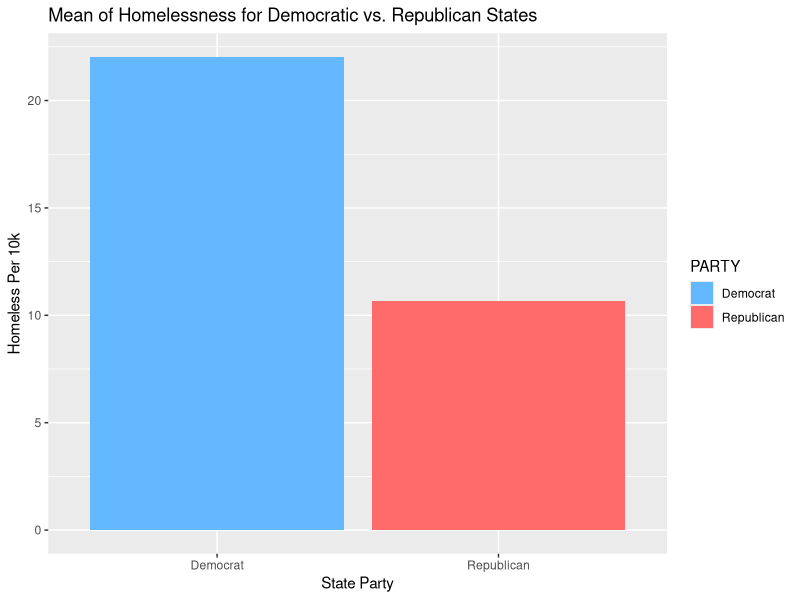
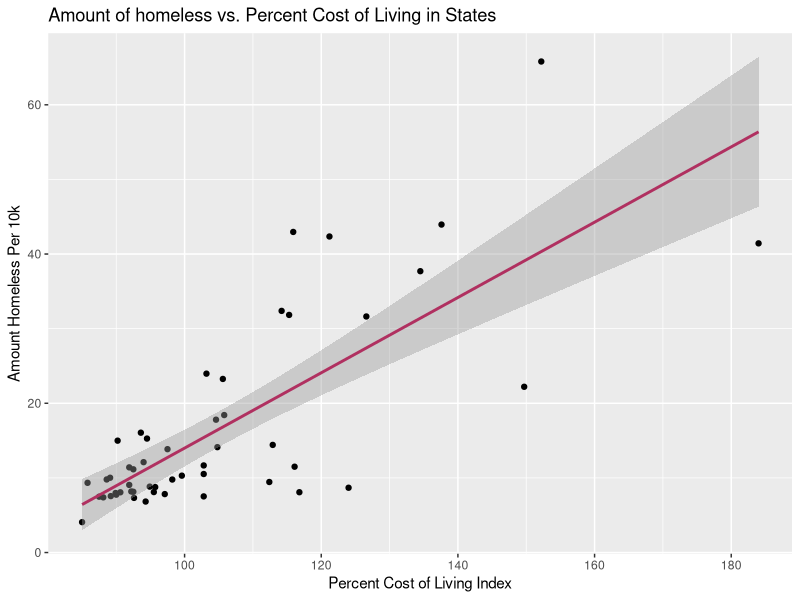
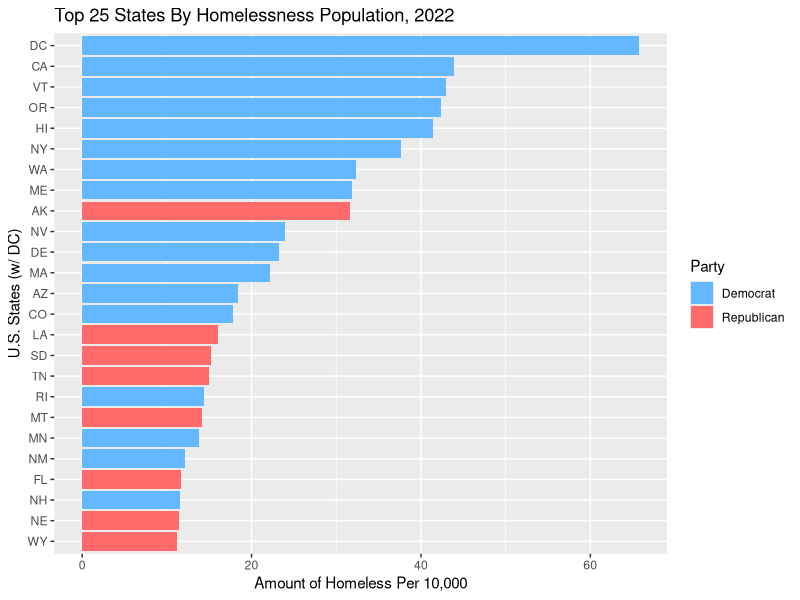

Write the R code that produced these figures, in order.
## ---- chunk 1
library(tidyverse)
library(readxl)
library(ggplot2)
## ---- chunk 2
homeless <- read_xlsx("data/20230919-DATA-SOURCES.xlsx")
homeless
## ---- chunk 3
head(homeless)
## ---- chunk 4
homeless1 <- homeless |>
  mutate(PARTY = if_else(PARTY == 1, "Republican", "Democrat")) |>
  group_by(PARTY) |>
  summarize(mean_homeless = mean(HOMELESSNESS))
homeless1

knitr::kable(homeless1, digits = 3, col.names = c("State Party", "Mean Homeless Per 10k"))
## ---- chunk 5
ggplot(homeless1, aes(x = PARTY, y = mean_homeless, fill = PARTY)) +
  geom_col() +
  scale_fill_manual(values = 
                      c("Democrat" = "steelblue1",
                        "Republican" = "indianred1")) +
  labs(x = "State Party",
       y = "Homeless Per 10k",
       title = "Mean of Homelessness for Democratic vs. Republican States")
## ---- chunk 6
homeless |>
ggplot(aes(x = COLI, y = HOMELESSNESS)) +
  geom_point()+
  geom_smooth(method = "lm", color = "maroon") +
  labs(x = "Percent Cost of Living Index", 
       y = "Amount Homeless Per 10k",
       title = "Amount of homeless vs. Percent Cost of Living in States")
## ---- chunk 7
lm(HOMELESSNESS ~ COLI, data = homeless)
## ---- chunk 8
library(tidyverse)
library(readxl)
library(ggplot2)
homeless <- read_xlsx("data/20230919-DATA-SOURCES.xlsx")
homeless
## ---- chunk 9
homeless2 <- homeless |>
  mutate(party_aff = if_else(PARTY == 1, "Republican", "Democrat"), 
  STATE = case_when(
  STATE == "Alabama" ~ "AL",
  STATE == "Alaska" ~ "AK",
  STATE == "Arizona" ~ "AZ",
  STATE == "Arkansas" ~ "AR",
  STATE == "California" ~ "CA",
  STATE == "Colorado" ~ "CO",
  STATE == "Connecticut" ~ "CT",
  STATE == "Delaware" ~ "DE",
  STATE == "Florida" ~ "FL",
  STATE == "Georgia" ~ "GA",
  STATE == "Hawaii" ~ "HI",
  STATE == "Idaho" ~ "ID",
  STATE == "Illinois" ~ "IL",
  STATE == "Indiana" ~ "IN",
  STATE == "Iowa" ~ "IA",
  STATE == "Kansas" ~ "KS",
  STATE == "Kentucky" ~ "KY",
  STATE == "Louisiana" ~ "LA",
  STATE == "Maine" ~ "ME",
  STATE == "Maryland" ~ "MD",
  STATE == "Massachusetts" ~ "MA",
  STATE == "Michigan" ~ "MI",
  STATE == "Minnesota" ~ "MN",
  STATE == "Mississippi" ~ "MS",
  STATE == "Missouri" ~ "MO",
  STATE == "Montana" ~ "MT",
  STATE == "Nebraska" ~ "NE",
  STATE == "Nevada" ~ "NV",
  STATE == "New Hampshire" ~ "NH",
  STATE == "New Jersey" ~ "NJ",
  STATE == "New Mexico" ~ "NM",
  STATE == "New York" ~ "NY",
  STATE == "North Carolina" ~ "NC",
  STATE == "North Dakota" ~ "ND",
  STATE == "Ohio" ~ "OH",
  STATE == "Oklahoma" ~ "OK",
  STATE == "Oregon" ~ "OR",
  STATE == "Pennsylvania" ~ "PA",
  STATE == "Rhode Island" ~ "RI",
  STATE == "South Carolina" ~ "SC",
  STATE == "South Dakota" ~ "SD",
  STATE == "Tennessee" ~ "TN",
  STATE == "Texas" ~ "TX",
  STATE == "Utah" ~ "UT",
  STATE == "Vermont" ~ "VT",
  STATE == "Virginia" ~ "VA",
  STATE == "Washington" ~ "WA",
  STATE == "West Virginia" ~ "WV",
  STATE == "Wisconsin" ~ "WI",
  STATE == "Wyoming" ~ "WY",
  STATE == "District of Columbia" ~ "DC"
))
homeless2
## ---- chunk 10
knitr::kable(homeless2)
## ---- chunk 11
homeless_top25 <- homeless2 |>
  slice_max(HOMELESSNESS, n = 25)
## ---- chunk 12
top25 <- ggplot(homeless_top25, aes(x = HOMELESSNESS, y = fct_reorder(STATE, HOMELESSNESS), fill = party_aff)) +
  geom_col() +
  scale_fill_manual(values = c("Republican" = "indianred1", "Democrat" = "steelblue1")) +
  labs(
    title = "Top 25 States By Homelessness Population, 2022",
    y = "U.S. States (w/ DC)",
    x = "Amount of Homeless Per 10,000",
    fill = "Party"
  )
top25
